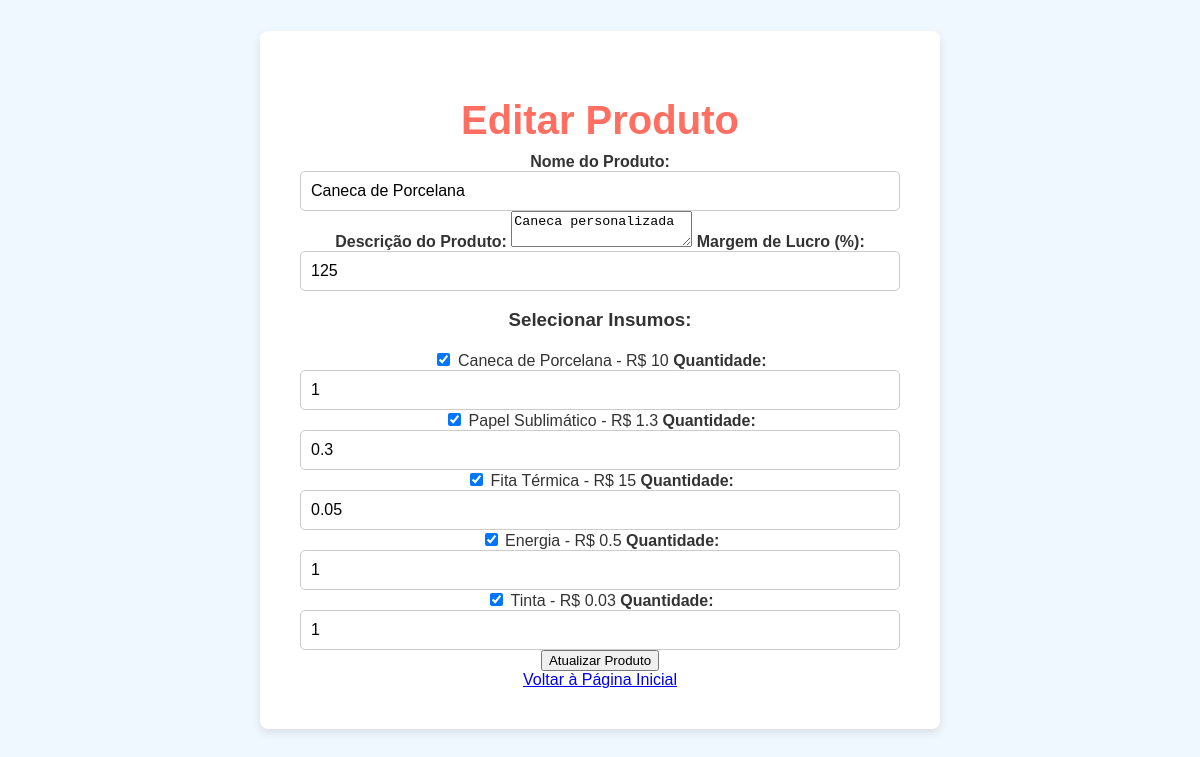
Page /editar_produto.php?id=2 on the committed database.
### tables this page shows
CREATE TABLE produtos (
        id INTEGER PRIMARY KEY AUTOINCREMENT,
        nome TEXT NOT NULL,
        descricao TEXT NOT NULL,
        custo FLOAT NOT NULL,
        preco_venda FLOAT NOT NULL,
        margem_lucro FLOAT NOT NULL
    );

CREATE TABLE insumos (
        id INTEGER PRIMARY KEY AUTOINCREMENT,
        nome TEXT NOT NULL,
        quantidade FLOAT NOT NULL,
        preco FLOAT NOT NULL
    );

### editar_produto.php (the view, shortened to what this page needs)
<?php
require 'database.php';
if (isset($_GET['id'])) {
    $produto_id = $_GET['id'];
    $sql_produto = "SELECT * FROM produtos WHERE id = :produto_id";
    $stmt_produto = $db->prepare($sql_produto);
    $stmt_produto->bindParam(':produto_id', $produto_id);
    $stmt_produto->execute();
    $produto = $stmt_produto->fetch(PDO::FETCH_ASSOC);
    $sql_todos_insumos = "SELECT * FROM insumos";
    $stmt_todos_insumos = $db->query($sql_todos_insumos);
    $todos_insumos = $stmt_todos_insumos->fetchAll(PDO::FETCH_ASSOC);
    $sql_insumos = "SELECT * FROM produto_insumos WHERE produto_id = :produto_id";
    $stmt_insumos = $db->prepare($sql_insumos);
    $stmt_insumos->bindParam(':produto_id', $produto_id);
    $stmt_insumos->execute();
    $insumos_produto = $stmt_insumos->fetchAll(PDO::FETCH_ASSOC);
    $insumos_selecionados = [];
    foreach ($insumos_produto as $insumo_produto) {
        $insumos_selecionados[$insumo_produto['insumo_id']] = $insumo_produto['quantidade'];
    }
}
?>
<!DOCTYPE html>
<html lang="pt-BR">
<head>
    <link rel="stylesheet" href="style.css">
</head>
<body>
    <div class="container">
        <h1>Editar Produto</h1>
        <form method="POST" action="editar_produto.php?id=<?= $produto_id ?>">
            <label for="nome">Nome do Produto:</label>
            <input type="text" id="nome" name="nome" value="<?= $produto['nome'] ?>" required>
            <label for="descricao">Descrição do Produto:</label>
            <textarea id="descricao" name="descricao" required><?= $produto['descricao'] ?></textarea>
            <label for="margem_lucro">Margem de Lucro (%):</label>
            <input type="number" step="any" id="margem_lucro" name="margem_lucro" value="<?= $produto['margem_lucro'] ?>" required>
            <h3>Selecionar Insumos:</h3>
            <?php foreach ($todos_insumos as $insumo): ?>
                <div>
                    <input type="checkbox" name="insumos[]" value="<?= $insumo['id'] ?>" <?= isset($insumos_selecionados[$insumo['id']]) ? 'checked' : '' ?>>
                    <?= $insumo['nome'] ?> - R$ <?= $insumo['preco'] ?>
                    <label for="quantidade">Quantidade:</label>
                    <input type="number" step="any" name="quantidades[]" value="<?= $insumos_selecionados[$insumo['id']] ?? 1 ?>" required>
                </div>
            <?php endforeach; ?>
            <button type="submit">Atualizar Produto</button>
        </form>
        <a href="index.php" class="button voltar">Voltar à Página Inicial</a>
    </div>
</body>
</html>

### style.css (style rules this page uses)
body { font-family: Arial, sans-serif; background-color: #f0f8ff; color: #333; margin: 0; padding: 0; display: flex; flex-direction: column; justify-content: center; align-items: center; min-height: 100vh; }
.container { text-align: center; background-color: #fff; padding: 40px; border-radius: 8px; box-shadow: 0px 4px 8px rgba(0, 0, 0, 0.1); max-width: 600px; margin-bottom: 40px; }
h1 { font-size: 2.5em; color: #ff6f61; margin-bottom: 10px; }
label { font-weight: bold; margin-bottom: 5px; }
input[type="text"], input[type="number"] { padding: 10px; border: 1px solid #ccc; border-radius: 5px; font-size: 16px; width: 100%; box-sizing: border-box; }

### rows in the picture
produtos: nome "Caneca de Porcelana", descricao "Caneca personalizada", margem_lucro "125"
insumos: id "☑", nome "Caneca de Porcelana", preco "10", id "1"
insumos: id "☑", nome "Papel Sublimático", preco "1.3", id "0.3"
insumos: id "☑", nome "Fita Térmica", preco "15", id "0.05"
insumos: id "☑", nome "Energia", preco "0.5", id "1"
insumos: id "☑", nome "Tinta", preco "0.03", id "1"
